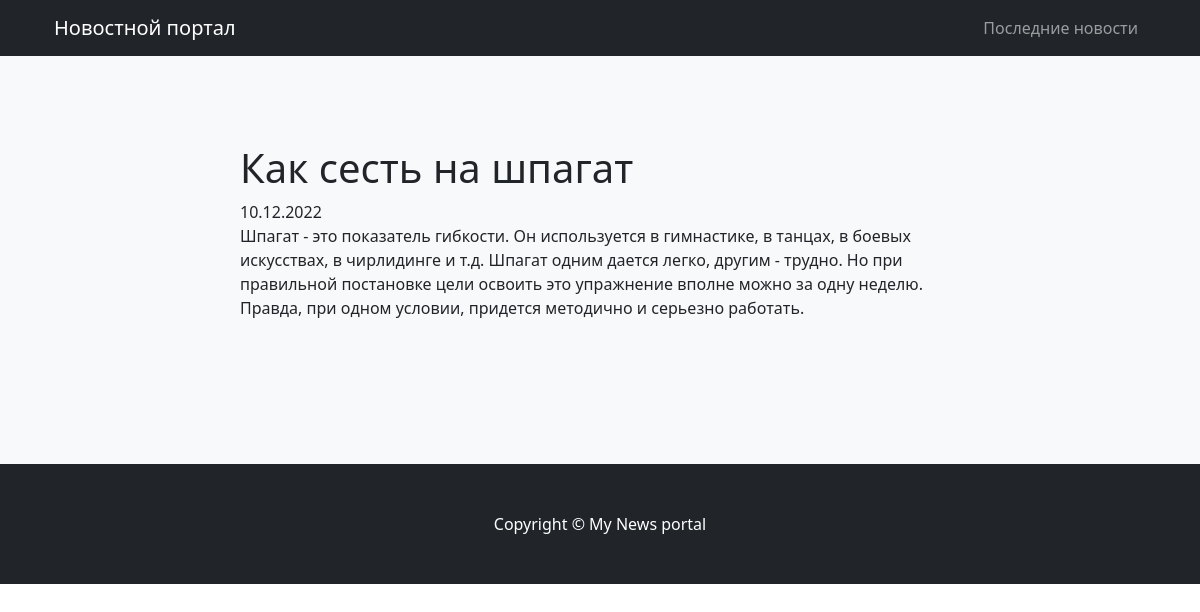
The app's page /news/2/, older data.
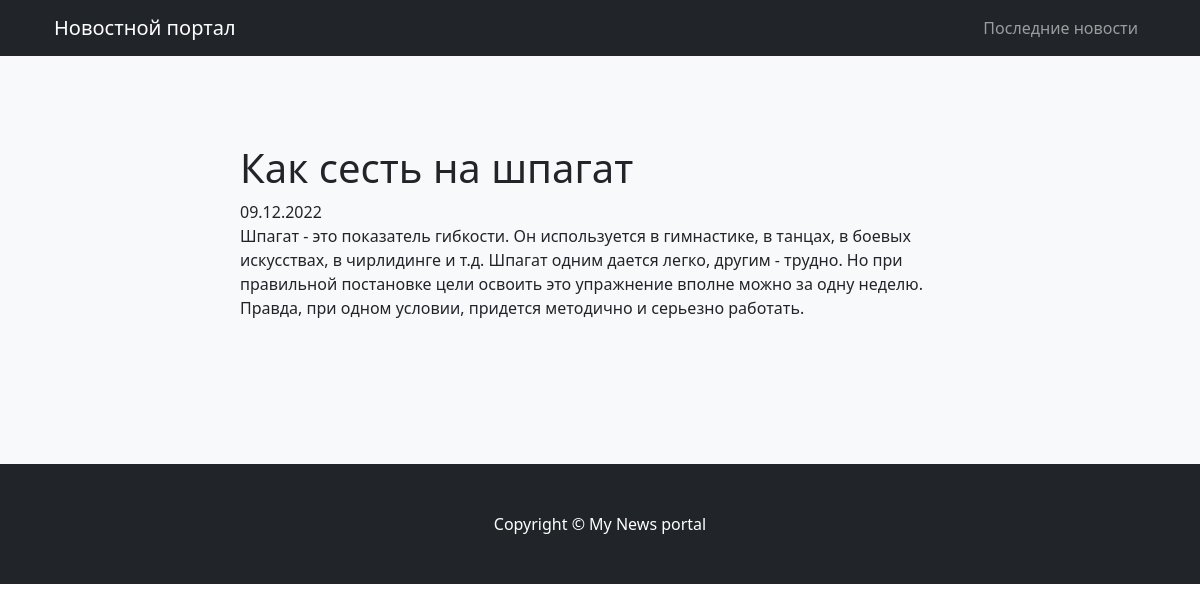
The same page, newer data.
### news_portal/models.py (models this page shows, shortened)
class Post(models.Model):
    ARTICLE = 'AR'
    NEWS = 'NW'
    TYPES = (
        (ARTICLE, 'Статья'),
        (NEWS, 'Новость'),
    )
    author = models.ForeignKey(Author, on_delete=models.CASCADE)
    type = models.CharField(max_length=2, choices=TYPES, default=ARTICLE)
    created = models.DateTimeField(auto_now_add=True)
    title = models.CharField(max_length=255)
    body = models.TextField()
    rate = models.SmallIntegerField(default=0)
    category = models.ManyToManyField(Category, through='PostCategory')

### news_portal/views.py (the view)
# urls.py: path('<int:pk>/', PostDetail.as_view(), name='post_detail'),
class PostDetail(DetailView):
    model = Post
    template_name = 'post_detail.html'
    context_object_name = 'post'

### news_portal/templatetags/news_filters.py (called while the page is built)
@register.filter()
def date_formatter(value, format_str=" %d %b %Y"):
    return value.strftime(format_str)

@register.filter()
def news_censor(value):
    list = [
        'оказывается',
        'правильного',
        'упражнения',
        'исправно',
    ]
    regexp = '|'.join(list)
    def replace(value):
        s = value[0]
        mid = '*' * (len(s) - 1)
        return f'{s[0]}{mid}{s[-1]}'
    return re.sub(regexp, replace, value, flags=re.IGNORECASE)

### news_portal/templates/news_portal/post_detail.html (shortened to what this page needs)
{% extends 'default.html' %}
{% load news_filters %}!
{% block content %}
<h1>
  {{ post.title|news_censor }}
</h1>
<div>
  {{ post.created|date_formatter:"%d.%m.%Y" }}
</div>
<div>
  {{ post.body|news_censor }}
</div>
{% endblock %}

Row changes from the older to the newer data that the page shows:
changed Post "Как сесть на шпагат": created "10.12.2022" → "09.12.2022"
